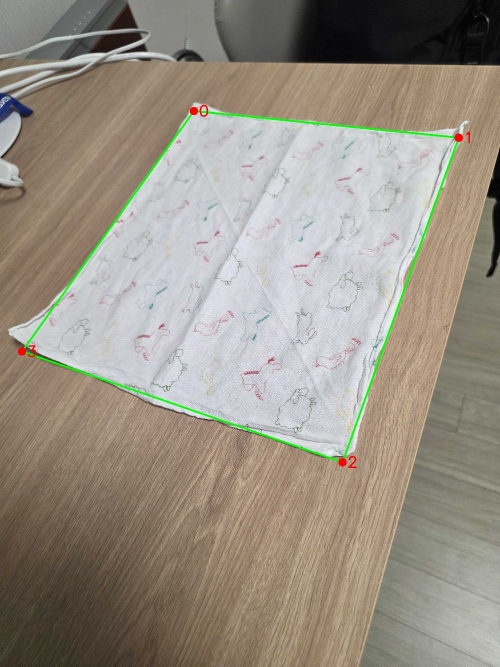
#> input picture DL_assignment02_student/assets/cloth_example/corners.jpg, 1000 x 1333 px (shown at 1/2 size)
$ python -i lift.py   (imports and definitions only)
#> lines starting #> are read from the running program, lines starting #| are printed output that depends on the picture
"""Step 3: 2-D tracked cloth points + metric depth -> 3-D cloth points in a gravity-aligned frame, at the right scale.

Inputs (from the perception step): tracks (xy (T, P, 2) pixels, vis (T, P), uv (P, 2) where on the cloth each point is),
depth maps (T, H/2, W/2) metres from a monocular metric depth model, the camera intrinsics K, the registration
corners. Output: an `Obs` dict for fit.py.

What a monocular metric depth model gets wrong, measured on our cloth video against a RealSense:
  - its scale is off by 1.1-3.8x (Small model) / 1.3-1.7x (Base) on the cloth, and it CHANGES from frame to frame
  - with one correct scale per frame, the depth inside the cloth is right to ~3.5 % (Base, ~2 cm at 0.65 m)
So the scale is fixed in every frame with what we know: the cloth's size. Neighbouring tracked points are a known
distance apart on the cloth (their uv difference x the cloth's width / height); their 3-D distance should match.

Your TODO functions (python r2s/check.py / the notebook's test cell checks them):
  backproject       pixel + depth -> camera-frame 3-D point (pinhole K)
  per_frame_scale   one scale per frame from the known distances between neighbouring tracked points
  floor_frame       the floor is a plane: its normal is "up"; rotate so z is up and the floor is at z = 0

Gravity from vertical lines (optional, given): the floor plane needs a wide band of floor in the bottom of the video;
when the cloth comes down close to the bottom edge, only a thin strip is left and the plane tilts (T01: 17 deg, camera
"height" -2 cm). Lines that are vertical in the room (door frames, furniture edges) all point along gravity, which
needs only K: `vertical_candidates` finds them, `up_from_lines` turns the chosen ones into the 'up' direction, and
`lift_take(..., up=up)` uses it instead of the floor's normal.
"""
import numpy as np
import cv2


# [60 lines left out: functions sample, backproject, neighbour_pairs, per_frame_scale, fit_plane_ransac, floor_frame and 1 more, not called in this run]


def vertical_candidates(img, min_len=60, max_deg=20, top=20):
    """Near-vertical straight segments in an RGB frame (N, 4: x1 y1 x2 y2), longest first: candidates for room-vertical lines."""
#> called with min_len = 60, max_deg = 20, top = 20
    g = cv2.cvtColor(img, cv2.COLOR_RGB2GRAY)
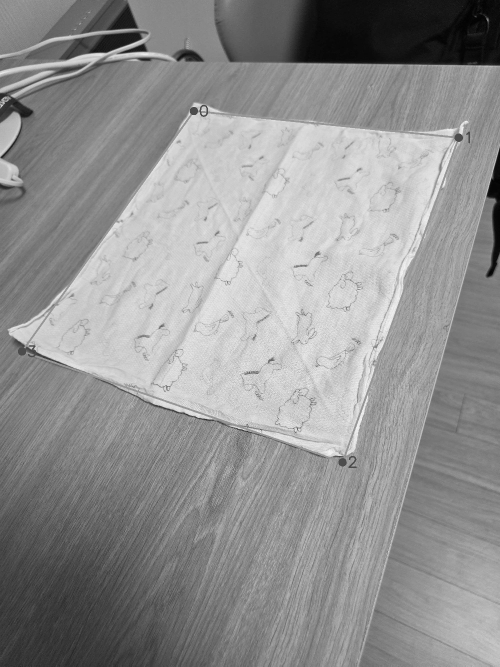
#> g: shape (1333, 1000) (shown at 1/2 size); min 0, max 254, mean 145.7
    try: segs = cv2.createLineSegmentDetector().detect(g)[0].reshape(-1, 4).astype(float)
#> segs = 2017 rows, first 6: [410.7, 837.2, 423.1, 838.6], [972, 393.5, 981.3, 360.1], [986.4, 340.8, 998.3, 296.9], [390.7, 229.6, 381.9, 229], [383.1, 213.8, 398.3, 212.8], [470.8, 855, 494.4, 861.7]
    except Exception: segs = cv2.HoughLinesP(cv2.Canny(g, 50, 150), 1, np.pi / 180, 60, minLineLength=min_len, maxLineGap=5).reshape(-1, 4).astype(float)
    d = segs[:, 2:] - segs[:, :2]; L = np.hypot(d[:, 0], d[:, 1]); ang = np.degrees(np.arctan2(np.abs(d[:, 0]), np.abs(d[:, 1])))
#> after `d = segs[:, 2:] - segs[:, :2]`: d = 2017 pairs, first value -541.3 to 196.5, second value -705.9 to 109.2
#> after `L = np.hypot(d[:, 0], d[:, 1])`: L = 2017 values, max 731.5 at index 28, min 1.25 at index 828, mean 21.07
#> after `ang = np.degrees(np.arctan2(np.abs(d[:, 0]), np.abs(d[:, 1])))`: ang = 2017 values, max 89.98 at index 850, min 0 at index 828, mean 32.16
    keep = (L >= min_len) & (ang <= max_deg); return segs[keep][np.argsort(-L[keep])][:top]


# [63 lines left out: functions up_from_lines, smooth, smooth_traj, lift_take, not called in this run]

>>> import cv2
>>> picture = cv2.cvtColor(cv2.imread('../../DL_assignment02_student/assets/cloth_example/corners.jpg'), cv2.COLOR_BGR2RGB)
>>> result = vertical_candidates(picture)
#> result = 13 rows, first 6: [781.6, 1094.6, 973.4, 388.8], [717.4, 1331.1, 781.2, 1095.1], [844.3, 471.4, 911.5, 284.3], [688.5, 907.8, 750.8, 732.7], [867, 768.2, 842.2, 860.7], [768.5, 684.1, 800.1, 595]
